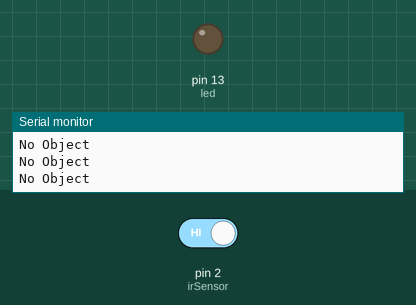
Recording of a sketch running on a simulated Arduino Uno, built with avr-gcc and run on an emulated ATmega328P. On the bench: output pins drawn as LEDs (lit = HIGH), the last lines printed to the serial monitor. The test bench sets the inputs (shaded band); at power-on: pin 2 (irSensor) HIGH.

Above: at 1.2 s.
1.3 s: pin 2 (irSensor) driven LOW
At 1.8 s:
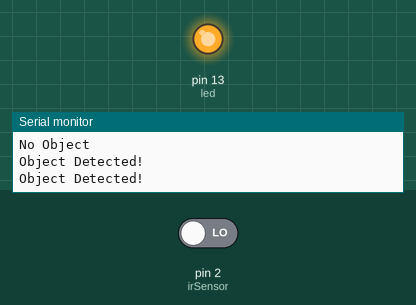
2.9 s: pin 2 (irSensor) driven HIGH
At 4.2 s:
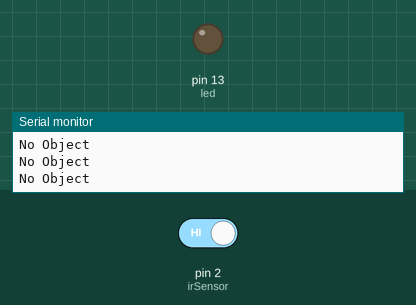
Timing chart, 0 to 5.9 s (numbered marks = the images above; inputs shaded):
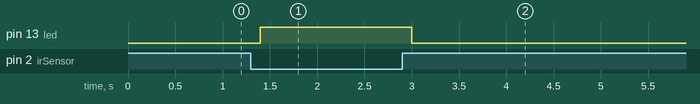

Measured:
- after the input at 1.3 s, pin 13 (led): LOW → HIGH after 0.10 s
- after the input at 2.9 s, pin 13 (led): HIGH → LOW after 0.10 s

The sketch:

IR_Sensor.ino
```cpp
// IR Sensor Arduino Code

int irSensor = 2;   // IR sensor OUT pin connected to digital pin 2
int led = 13;       // Built-in LED

void setup() {
  pinMode(irSensor, INPUT);
  pinMode(led, OUTPUT);

  Serial.begin(9600);
}

void loop() {
  int sensorValue = digitalRead(irSensor);

  if (sensorValue == LOW) {
    // Object detected
    digitalWrite(led, HIGH);
    Serial.println("Object Detected!");
  }
  else {
    // No object detected
    digitalWrite(led, LOW);
    Serial.println("No Object");
  }

  delay(200);
}
```
